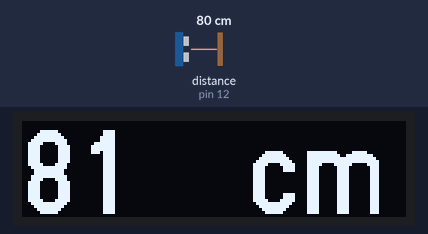
A sketch run on a simulated Arduino Uno, built with avr-gcc and run on an emulated ATmega328P. On the bench: 128×32 one-colour display. Wiring (inferred from the names in the program): ultrasonic range finder: trigger pin 11; echo pin 12. The inputs (shaded band) are chosen by the test bench; at power-on: distance to the obstacle (sensor on pin 12) 80 cm. The echo pulse lasts 58.3 µs per cm.

Above: at 1.8 s.
1.9 s: distance to the obstacle (sensor on pin 12) set to 2 cm
At 2.6 s:
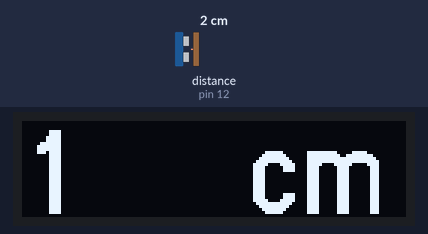
3.6 s: distance to the obstacle (sensor on pin 12) set to 4 cm
At 5.0 s:
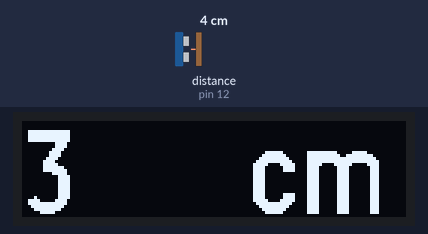
5.6 s: distance to the obstacle (sensor on pin 12) set to 9 cm
At 7.4 s:
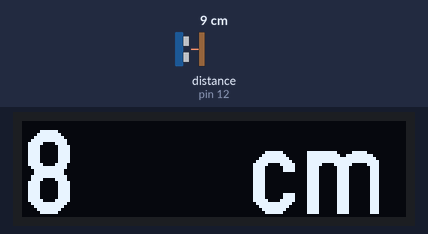
Timing chart, 0 to 8.9 s (numbered marks = the images above; inputs shaded):
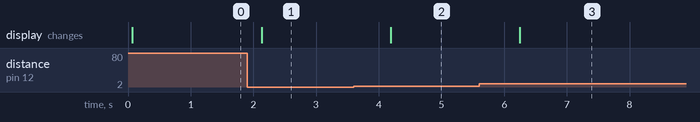

Measured:
- after the input at 1.9 s, the display: changes after 0.23 s (image 1)
- after the input at 3.6 s, the display: changes after 0.59 s (image 2)
- after the input at 5.6 s, the display: changes after 0.65 s (image 3)

The sketch:

mjerac_udaljenosti.ino
```cpp
#include <Arduino.h>
#include <U8g2lib.h>
#include <SPI.h>
#include <Wire.h>

U8G2_SSD1306_128X32_UNIVISION_F_HW_I2C u8g2(U8G2_R0);
const int trig = 11;
const int echo = 12;

void setup() {
  pinMode(trig, OUTPUT);
  pinMode(echo, INPUT);
  u8g2.begin();
}

void loop() {

  long vrijeme, udaljenost;

  digitalWrite(trig, HIGH);
  delayMicroseconds(10);
  digitalWrite(trig, LOW);

  vrijeme = pulseIn(echo, HIGH);
  udaljenost = ((vrijeme/2)*(0.035));

   u8g2.clearBuffer();         // ocisti memoriju zaslona
   u8g2.setFont(u8g2_font_logisoso28_tr); //odabrani font, u našem slučaju visine 28
   u8g2.setCursor(0,31); //postavi pokazivač na nultu poziciju i 31 red, 31/32
   u8g2.print(udaljenost); //ispiši vrijednost udaljenosti
   u8g2.drawStr(75,31,"cm"); //dodaj mjernu jedinicu na poziciju 75, i red 32
   u8g2.sendBuffer();         // slanje poruke na zaslon

  delay(1000);
}
//fontove je moguće odabrati na navedenoj stranici
//https://github.com/olikraus/u8g2/wiki/fntlistall#30-pixel-height fontovi
```
